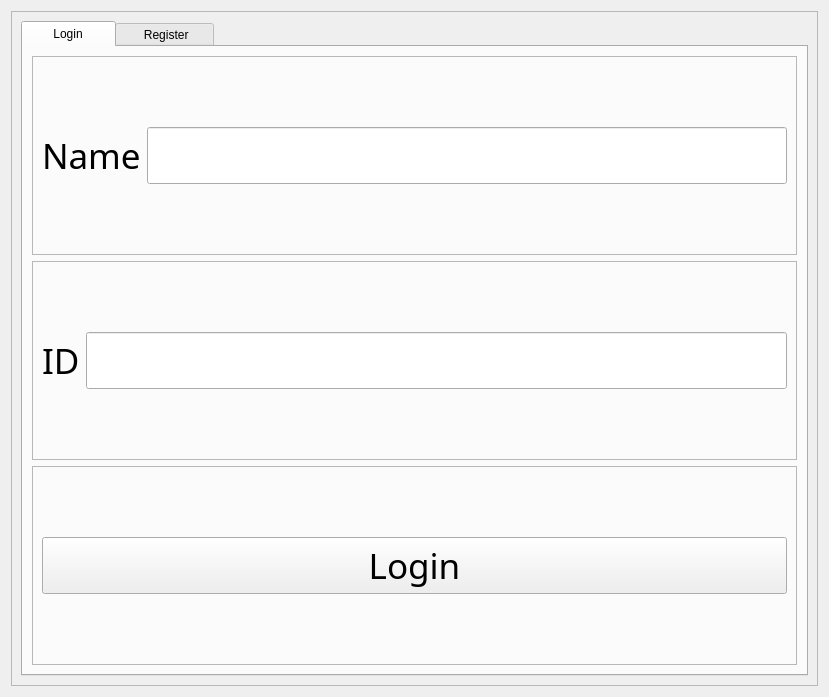
<?xml version="1.0" encoding="UTF-8"?>
<ui version="4.0">
 <class>Form</class>
 <widget class="QWidget" name="Form">
  <property name="geometry">
   <rect>
    <x>0</x>
    <y>0</y>
    <width>829</width>
    <height>697</height>
   </rect>
  </property>
  <property name="windowTitle">
   <string>Form</string>
  </property>
  <layout class="QVBoxLayout" name="verticalLayout">
   <item>
    <widget class="QFrame" name="frame">
     <property name="frameShape">
      <enum>QFrame::StyledPanel</enum>
     </property>
     <property name="frameShadow">
      <enum>QFrame::Raised</enum>
     </property>
     <layout class="QVBoxLayout" name="verticalLayout_2">
      <item>
       <widget class="QTabWidget" name="tabWidget">
        <property name="styleSheet">
         <string notr="true">font: 26pt &quot;微软雅黑&quot;;</string>
        </property>
        <property name="tabPosition">
         <enum>QTabWidget::North</enum>
        </property>
        <property name="tabShape">
         <enum>QTabWidget::Rounded</enum>
        </property>
        <property name="currentIndex">
         <number>0</number>
        </property>
        <property name="iconSize">
         <size>
          <width>16</width>
          <height>16</height>
         </size>
        </property>
        <property name="elideMode">
         <enum>Qt::ElideNone</enum>
        </property>
        <property name="documentMode">
         <bool>false</bool>
        </property>
        <property name="tabsClosable">
         <bool>false</bool>
        </property>
        <property name="movable">
         <bool>false</bool>
        </property>
        <property name="tabBarAutoHide">
         <bool>false</bool>
        </property>
        <widget class="QWidget" name="tab">
         <property name="sizePolicy">
          <sizepolicy hsizetype="Preferred" vsizetype="Preferred">
           <horstretch>0</horstretch>
           <verstretch>0</verstretch>
          </sizepolicy>
         </property>
         <attribute name="title">
          <string>      Login      </string>
         </attribute>
         <layout class="QVBoxLayout" name="verticalLayout_3">
          <item>
           <widget class="QFrame" name="frame_2">
            <property name="frameShape">
             <enum>QFrame::StyledPanel</enum>
            </property>
            <property name="frameShadow">
             <enum>QFrame::Raised</enum>
            </property>
            <layout class="QHBoxLayout" name="horizontalLayout">
             <item>
              <widget class="QLabel" name="label">
               <property name="font">
                <font>
                 <family>微软雅黑</family>
                 <pointsize>26</pointsize>
                 <weight>50</weight>
                 <italic>false</italic>
                 <bold>false</bold>
                </font>
               </property>
               <property name="text">
                <string>Name</string>
               </property>
              </widget>
             </item>
             <item>
              <widget class="QLineEdit" name="nameEdit">
               <property name="font">
                <font>
                 <family>微软雅黑</family>
                 <pointsize>26</pointsize>
                 <weight>50</weight>
                 <italic>false</italic>
                 <bold>false</bold>
                </font>
               </property>
              </widget>
             </item>
            </layout>
           </widget>
          </item>
          <item>
           <widget class="QFrame" name="frame_3">
            <property name="frameShape">
             <enum>QFrame::StyledPanel</enum>
            </property>
            <property name="frameShadow">
             <enum>QFrame::Raised</enum>
            </property>
            <layout class="QHBoxLayout" name="horizontalLayout_2">
             <item>
              <widget class="QLabel" name="label_2">
               <property name="font">
                <font>
                 <family>微软雅黑</family>
                 <pointsize>26</pointsize>
                 <weight>50</weight>
                 <italic>false</italic>
                 <bold>false</bold>
                </font>
               </property>
               <property name="text">
                <string>ID</string>
               </property>
              </widget>
             </item>
             <item>
              <widget class="QLineEdit" name="idEdit">
               <property name="font">
                <font>
                 <family>微软雅黑</family>
                 <pointsize>26</pointsize>
                 <weight>50</weight>
                 <italic>false</italic>
                 <bold>false</bold>
                </font>
               </property>
              </widget>
             </item>
            </layout>
           </widget>
          </item>
          <item>
           <widget class="QFrame" name="frame_4">
            <property name="frameShape">
             <enum>QFrame::StyledPanel</enum>
            </property>
            <property name="frameShadow">
             <enum>QFrame::Raised</enum>
            </property>
            <layout class="QHBoxLayout" name="horizontalLayout_3">
             <item>
              <widget class="QPushButton" name="loginButton">
               <property name="font">
                <font>
                 <family>微软雅黑</family>
                 <pointsize>26</pointsize>
                 <weight>50</weight>
                 <italic>false</italic>
                 <bold>false</bold>
                </font>
               </property>
               <property name="text">
                <string>Login</string>
               </property>
               <property name="iconSize">
                <size>
                 <width>20</width>
                 <height>20</height>
                </size>
               </property>
               <property name="checkable">
                <bool>false</bool>
               </property>
              </widget>
             </item>
            </layout>
           </widget>
          </item>
         </layout>
        </widget>
        <widget class="QWidget" name="tab_2">
         <attribute name="title">
          <string>     Register    </string>
         </attribute>
         <layout class="QVBoxLayout" name="verticalLayout_4">
          <item>
           <widget class="QFrame" name="frame_5">
            <property name="sizePolicy">
             <sizepolicy hsizetype="Expanding" vsizetype="Expanding">
              <horstretch>0</horstretch>
              <verstretch>0</verstretch>
             </sizepolicy>
            </property>
            <property name="frameShape">
             <enum>QFrame::StyledPanel</enum>
            </property>
            <property name="frameShadow">
             <enum>QFrame::Raised</enum>
            </property>
            <layout class="QHBoxLayout" name="horizontalLayout_4">
             <item>
              <widget class="QLabel" name="label_3">
               <property name="text">
                <string>Name</string>
               </property>
              </widget>
             </item>
             <item>
              <widget class="QLineEdit" name="nameEdit_r"/>
             </item>
            </layout>
           </widget>
          </item>
          <item>
           <widget class="QFrame" name="frame_6">
            <property name="sizePolicy">
             <sizepolicy hsizetype="Expanding" vsizetype="Expanding">
              <horstretch>0</horstretch>
              <verstretch>0</verstretch>
             </sizepolicy>
            </property>
            <property name="frameShape">
             <enum>QFrame::StyledPanel</enum>
            </property>
            <property name="frameShadow">
             <enum>QFrame::Raised</enum>
            </property>
            <layout class="QHBoxLayout" name="horizontalLayout_5">
             <item>
              <widget class="QLabel" name="label_4">
               <property name="text">
                <string>Gender</string>
               </property>
              </widget>
             </item>
             <item>
              <widget class="QLineEdit" name="genderEdit_r"/>
             </item>
            </layout>
           </widget>
          </item>
          <item>
           <widget class="QFrame" name="frame_7">
            <property name="sizePolicy">
             <sizepolicy hsizetype="Expanding" vsizetype="Expanding">
              <horstretch>0</horstretch>
              <verstretch>0</verstretch>
             </sizepolicy>
            </property>
            <property name="frameShape">
             <enum>QFrame::StyledPanel</enum>
            </property>
            <property name="frameShadow">
             <enum>QFrame::Raised</enum>
            </property>
            <layout class="QHBoxLayout" name="horizontalLayout_6">
             <item>
              <widget class="QLabel" name="label_5">
               <property name="text">
                <string>Age</string>
               </property>
              </widget>
             </item>
             <item>
              <widget class="QLineEdit" name="ageEdit_r"/>
             </item>
            </layout>
           </widget>
          </item>
          <item>
           <widget class="QFrame" name="frame_8">
            <property name="sizePolicy">
             <sizepolicy hsizetype="Expanding" vsizetype="Expanding">
              <horstretch>0</horstretch>
              <verstretch>0</verstretch>
             </sizepolicy>
            </property>
            <property name="frameShape">
             <enum>QFrame::StyledPanel</enum>
            </property>
            <property name="frameShadow">
             <enum>QFrame::Raised</enum>
            </property>
            <layout class="QHBoxLayout" name="horizontalLayout_7">
             <item>
              <widget class="QLabel" name="label_6">
               <property name="text">
                <string>Id</string>
               </property>
              </widget>
             </item>
             <item>
              <widget class="QLineEdit" name="idEdit_r"/>
             </item>
            </layout>
           </widget>
          </item>
          <item>
           <widget class="QFrame" name="frame_10">
            <property name="sizePolicy">
             <sizepolicy hsizetype="Expanding" vsizetype="Expanding">
              <horstretch>0</horstretch>
              <verstretch>0</verstretch>
             </sizepolicy>
            </property>
            <property name="frameShape">
             <enum>QFrame::StyledPanel</enum>
            </property>
            <property name="frameShadow">
             <enum>QFrame::Raised</enum>
            </property>
            <layout class="QHBoxLayout" name="horizontalLayout_8">
             <item>
              <widget class="QPushButton" name="registerButton">
               <property name="text">
                <string>Register</string>
               </property>
              </widget>
             </item>
            </layout>
           </widget>
          </item>
         </layout>
        </widget>
       </widget>
      </item>
     </layout>
    </widget>
   </item>
  </layout>
 </widget>
 <resources/>
 <connections/>
</ui>
